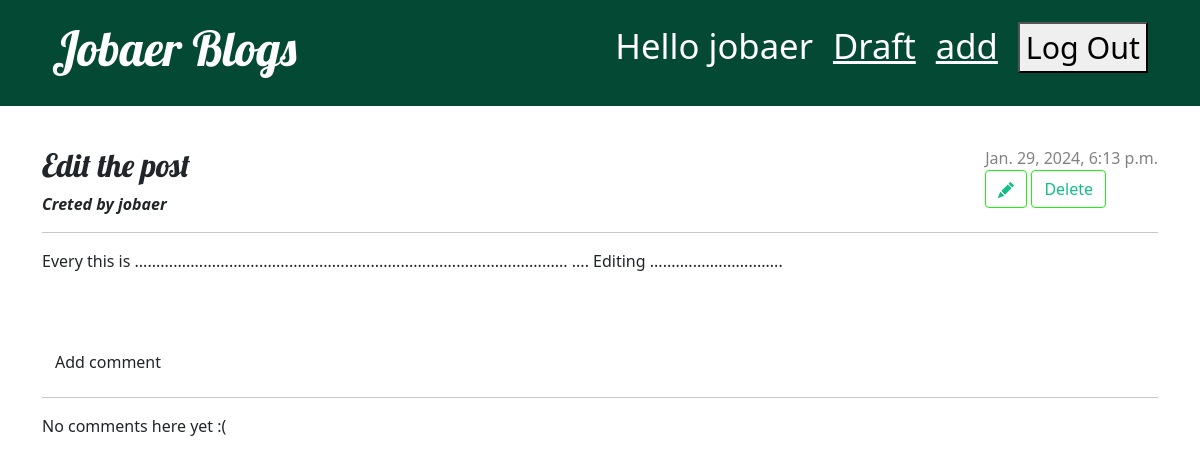
The page /post/4/ (signed in) on the database as committed earlier.
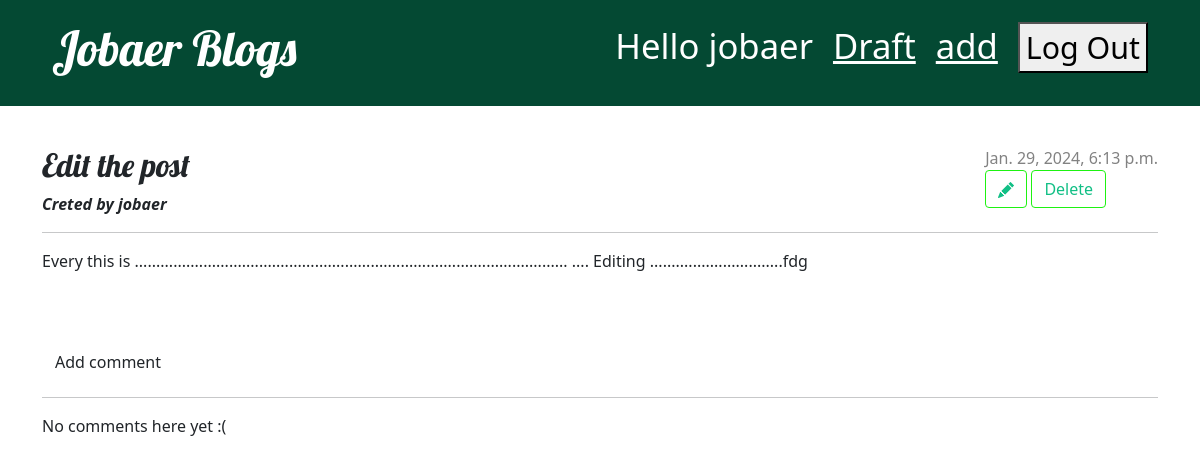
The same page on the database as committed later.
### blog/models.py (models this page shows, shortened)
class Post(models.Model):
    author = models.ForeignKey(settings.AUTH_USER_MODEL, on_delete=models.CASCADE)
    title = models.CharField(max_length=200)
    text = models.TextField()
    created_date = models.DateTimeField(default=timezone.now)
    published_date = models.DateTimeField(blank=True, null=True)

### blog/views.py (the view)
# urls.py: path('post/<int:pk>/', views.post_detail, name='post_detail'),
@login_required
def post_detail(request,pk):
    post = get_object_or_404(Post,pk=pk)
    return render(request,'blog/post_detail.html',{'post':post})

### blog/templates/blog/post_detail.html (shortened to what this page needs)
{% extends 'blog/base.html' %} {% block content %}
<article class="post">
  <aside class="actions">
    {% if post.published_date %}
    <div class="date">{{ post.published_date }}</div>
    {% else %}
    <a class="btn btn-secondary" href="{% url 'post_publish' pk=post.pk %}"
      >Publish</a
    >
    {% endif %} {% if user.is_authenticated %}
    <a class="btn btn-secondary" href="{% url 'post_edit' pk=post.pk %}">
    </a>
    <a class="btn btn-secondary" href="{% url 'post_remove' pk=post.pk %}"
      >Delete</a
    >
    {%endif %}
  </aside>
  <h2>{{ post.title }}</h2>
  <b><i>Creted by {{post.author}}</i></b>
  <hr />
  <p>{{ post.text|linebreaksbr }}</p>
</article>
<a class="btn btn-default" href="{% url 'add_comment_to_post' pk=post.pk %}">Add comment</a>
<hr>
{% for comment in post.comments.all %}
    {% if user.is_authenticated or comment.approved_comment %}
    <div class="comment">
        <div class="date">
            {{ comment.created_date }}
            <br>
            {% if not comment.approved_comment %}
                <a class="btn btn-default" href="{% url 'comment_remove' pk=comment.pk %}"> Remove
                </a>
                <a class="btn btn-default" href="{% url 'comment_approve' pk=comment.pk %}">
                Comment_Approve
                </a>
            {% endif %}
        </div>
        <br>
        <strong>{{ comment.author }}</strong>
        <p>{{ comment.text|linebreaks }}</p>
    </div>
    {% endif %}
{% empty %}
    <p>No comments here yet :(</p>
{% endfor %}
{% endblock %}

Rows that differ between the two databases and show on the page:
changed Post "Edit the post": text "Every this is ..................................................................................................... .... Editing ..............................." → "…is ..................................................................................................... .... Editing ...............................fdg"
